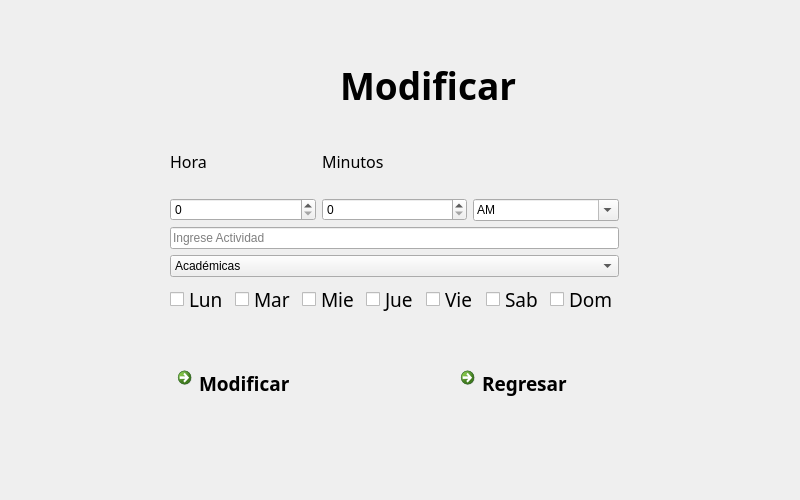
<?xml version="1.0" encoding="UTF-8"?>
<ui version="4.0">
 <class>modi</class>
 <widget class="QDialog" name="modi">
  <property name="geometry">
   <rect>
    <x>0</x>
    <y>0</y>
    <width>800</width>
    <height>500</height>
   </rect>
  </property>
  <property name="baseSize">
   <size>
    <width>0</width>
    <height>0</height>
   </size>
  </property>
  <property name="windowTitle">
   <string>Dialog</string>
  </property>
  <widget class="QWidget" name="layoutWidget">
   <property name="geometry">
    <rect>
     <x>170</x>
     <y>130</y>
     <width>449</width>
     <height>186</height>
    </rect>
   </property>
   <layout class="QVBoxLayout" name="verticalLayout_4">
    <item>
     <layout class="QHBoxLayout" name="horizontalLayout">
      <item>
       <layout class="QVBoxLayout" name="verticalLayout">
        <item>
         <widget class="QLabel" name="label_2">
          <property name="font">
           <font>
            <family>Padauk</family>
            <pointsize>12</pointsize>
           </font>
          </property>
          <property name="text">
           <string>Hora</string>
          </property>
         </widget>
        </item>
        <item>
         <widget class="QSpinBox" name="hora_3">
          <property name="accelerated">
           <bool>false</bool>
          </property>
          <property name="suffix">
           <string/>
          </property>
          <property name="prefix">
           <string/>
          </property>
          <property name="minimum">
           <number>0</number>
          </property>
          <property name="maximum">
           <number>12</number>
          </property>
          <property name="singleStep">
           <number>1</number>
          </property>
          <property name="value">
           <number>0</number>
          </property>
         </widget>
        </item>
       </layout>
      </item>
      <item>
       <layout class="QVBoxLayout" name="verticalLayout_2">
        <item>
         <widget class="QLabel" name="label_3">
          <property name="font">
           <font>
            <family>Padauk</family>
            <pointsize>12</pointsize>
           </font>
          </property>
          <property name="text">
           <string>Minutos</string>
          </property>
         </widget>
        </item>
        <item>
         <widget class="QSpinBox" name="min_3">
          <property name="maximum">
           <number>59</number>
          </property>
         </widget>
        </item>
       </layout>
      </item>
      <item>
       <layout class="QVBoxLayout" name="verticalLayout_3">
        <item>
         <spacer name="verticalSpacer">
          <property name="orientation">
           <enum>Qt::Vertical</enum>
          </property>
          <property name="sizeHint" stdset="0">
           <size>
            <width>20</width>
            <height>40</height>
           </size>
          </property>
         </spacer>
        </item>
        <item>
         <widget class="QComboBox" name="universal">
          <property name="toolTip">
           <string/>
          </property>
          <property name="accessibleDescription">
           <string/>
          </property>
          <property name="editable">
           <bool>true</bool>
          </property>
          <property name="currentText">
           <string>AM</string>
          </property>
          <property name="currentIndex">
           <number>0</number>
          </property>
          <property name="maxVisibleItems">
           <number>3</number>
          </property>
          <property name="maxCount">
           <number>3</number>
          </property>
          <property name="insertPolicy">
           <enum>QComboBox::InsertAtCurrent</enum>
          </property>
          <property name="sizeAdjustPolicy">
           <enum>QComboBox::AdjustToContentsOnFirstShow</enum>
          </property>
          <item>
           <property name="text">
            <string>AM</string>
           </property>
          </item>
          <item>
           <property name="text">
            <string>PM</string>
           </property>
          </item>
          <item>
           <property name="text">
            <string>M</string>
           </property>
          </item>
         </widget>
        </item>
       </layout>
      </item>
     </layout>
    </item>
    <item>
     <widget class="QLineEdit" name="actividad_2">
      <property name="placeholderText">
       <string>Ingrese Actividad</string>
      </property>
      <property name="clearButtonEnabled">
       <bool>true</bool>
      </property>
     </widget>
    </item>
    <item>
     <widget class="QComboBox" name="TIPO">
      <item>
       <property name="text">
        <string>Académicas</string>
       </property>
      </item>
      <item>
       <property name="text">
        <string>Rutinarias</string>
       </property>
      </item>
      <item>
       <property name="text">
        <string>Eventuales</string>
       </property>
      </item>
     </widget>
    </item>
    <item>
     <layout class="QHBoxLayout" name="horizontalLayout_2">
      <item>
       <widget class="QCheckBox" name="lun">
        <property name="font">
         <font>
          <family>Padauk</family>
          <pointsize>14</pointsize>
         </font>
        </property>
        <property name="text">
         <string>Lun</string>
        </property>
       </widget>
      </item>
      <item>
       <widget class="QCheckBox" name="mar">
        <property name="font">
         <font>
          <family>Padauk</family>
          <pointsize>14</pointsize>
         </font>
        </property>
        <property name="text">
         <string>Mar</string>
        </property>
       </widget>
      </item>
      <item>
       <widget class="QCheckBox" name="mier">
        <property name="font">
         <font>
          <family>Padauk</family>
          <pointsize>14</pointsize>
         </font>
        </property>
        <property name="text">
         <string>Mie</string>
        </property>
       </widget>
      </item>
      <item>
       <widget class="QCheckBox" name="jue">
        <property name="font">
         <font>
          <family>Padauk</family>
          <pointsize>14</pointsize>
         </font>
        </property>
        <property name="text">
         <string>Jue</string>
        </property>
       </widget>
      </item>
      <item>
       <widget class="QCheckBox" name="vie">
        <property name="font">
         <font>
          <family>Padauk</family>
          <pointsize>14</pointsize>
         </font>
        </property>
        <property name="text">
         <string>Vie</string>
        </property>
       </widget>
      </item>
      <item>
       <widget class="QCheckBox" name="sab">
        <property name="font">
         <font>
          <family>Padauk</family>
          <pointsize>14</pointsize>
         </font>
        </property>
        <property name="text">
         <string>Sab</string>
        </property>
       </widget>
      </item>
      <item>
       <widget class="QCheckBox" name="dom">
        <property name="font">
         <font>
          <family>Padauk</family>
          <pointsize>14</pointsize>
         </font>
        </property>
        <property name="text">
         <string>Dom</string>
        </property>
       </widget>
      </item>
     </layout>
    </item>
   </layout>
  </widget>
  <widget class="QLabel" name="label">
   <property name="geometry">
    <rect>
     <x>340</x>
     <y>50</y>
     <width>181</width>
     <height>71</height>
    </rect>
   </property>
   <property name="font">
    <font>
     <family>Padauk</family>
     <pointsize>28</pointsize>
     <weight>75</weight>
     <bold>true</bold>
    </font>
   </property>
   <property name="text">
    <string>Modificar</string>
   </property>
  </widget>
  <widget class="QWidget" name="layoutWidget_2">
   <property name="geometry">
    <rect>
     <x>170</x>
     <y>360</y>
     <width>451</width>
     <height>50</height>
    </rect>
   </property>
   <layout class="QHBoxLayout" name="horizontalLayout_3">
    <item>
     <widget class="QCommandLinkButton" name="AGREGAR">
      <property name="font">
       <font>
        <family>Padauk</family>
        <pointsize>14</pointsize>
       </font>
      </property>
      <property name="text">
       <string>Modificar</string>
      </property>
      <property name="icon">
       <iconset resource="icono.qrc">
        <normaloff>:/new/prefix1/gua.png</normaloff>:/new/prefix1/gua.png</iconset>
      </property>
     </widget>
    </item>
    <item>
     <spacer name="horizontalSpacer">
      <property name="orientation">
       <enum>Qt::Horizontal</enum>
      </property>
      <property name="sizeHint" stdset="0">
       <size>
        <width>40</width>
        <height>20</height>
       </size>
      </property>
     </spacer>
    </item>
    <item>
     <widget class="QCommandLinkButton" name="REGRESAR">
      <property name="font">
       <font>
        <family>Padauk</family>
        <pointsize>14</pointsize>
       </font>
      </property>
      <property name="text">
       <string>Regresar</string>
      </property>
      <property name="icon">
       <iconset resource="icono.qrc">
        <normaloff>:/new/prefix1/regre.png</normaloff>:/new/prefix1/regre.png</iconset>
      </property>
     </widget>
    </item>
   </layout>
  </widget>
 </widget>
 <resources>
  <include location="icono.qrc"/>
 </resources>
 <connections/>
</ui>
